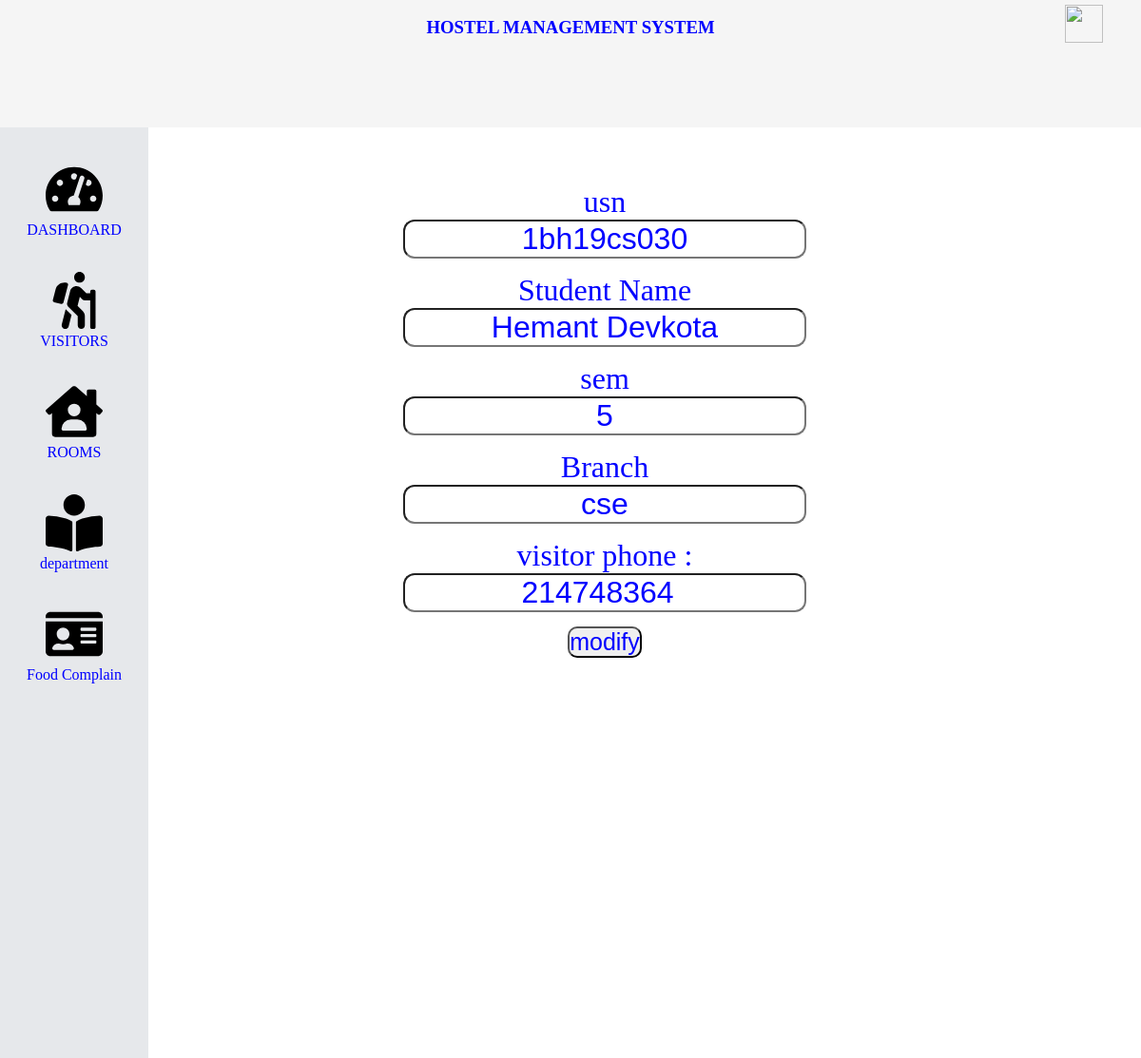
/dashboardedit.php?id=1bh19cs030, run on the app's committed database.
### tables this page shows
CREATE TABLE `student` (
  `hostelid` varchar(4) DEFAULT NULL,
  `usn` varchar(10) NOT NULL,
  `name` varchar(40) DEFAULT NULL,
  `branch` varchar(3) DEFAULT NULL,
  `sem` varchar(2) DEFAULT NULL,
  `mobileno` int(10) DEFAULT NULL,
  `sex` varchar(1) DEFAULT NULL
);

### dashboardedit.php (the view, shortened to what this page needs)
<?php
include 'dashboard.php';
if (isset($_GET['id'])) {
    $id = $_GET['id'];
    $sql = "select * from student where usn = '$id'";
    $res = mysqli_query($conn, $sql);
    if ($res) {
        $count = mysqli_num_rows($res);
        if ($count == 1) {
            $row = mysqli_fetch_assoc($res);
            $usn = $row['usn'];
            $name = $row['name'];
            $branch = $row['branch'];
            $sem = $row['sem'];
            $phone = $row['mobileno'];
        }
    }
}
?>
<div class="maincontent">
    <div class="modifydiv" style="width:80vw;height:90vh;text-align:center;margin-top:60px">
        <form method="post" action="">
            <label style="font-size: 32px;margin-bottom:15px" class="modifyinput" for="usn">usn</label><br>
            <input style="font-size: 32px;margin-bottom:15px;border-radius:12px;text-align:center;" type="text" name="usn" id="usn" value="<?php echo $usn; ?>"><br>
            <label style=" font-size: 32px;margin-bottom:15px" class="modifyinput" for="sname">Student Name</label><br>
            <input style="font-size: 32px;margin-bottom:15px;border-radius:12px;text-align:center;" type="text" name="sname" id="sname" value="<?php echo $name; ?>"><br>
            <label style="font-size: 32px;margin-bottom:15px" class="modifyinput" for="sem">sem</label><br>
            <input style="font-size: 32px;margin-bottom:15px;border-radius:12px;text-align:center;" type="text" name="sem" id="sem" value="<?php echo $sem; ?>"><br>
            <label style="font-size: 32px;margin-bottom:15px;border-radius:12px" for="branch">Branch</label><br>
            <input style="font-size: 32px;margin-bottom:15px;border-radius:12px;text-align:center;" type="text" name="branch" id="branch" value="<?php echo $branch; ?>"><br>
            <label style="font-size: 32px;margin-bottom:15px;border-radius:12px" for="vphoneno">visitor phone :</label><br>
            <input style="font-size: 32px;margin-bottom:15px;border-radius:12px;text-align:center;" type="number" name="vphoneno" id="vphoneno" value="<?php echo $phone; ?>"><br>
            <button style="font-size: 25px;margin-bottom:15px;border-radius:10px" type="submit" value="submit" name="submit">modify </button>
        </form>
    </div>
    </body>
    </html>

### css/dashboard.css (style rules this page uses)
* { color: blue; margin: 0; padding: 0; }
.maincontent { background-color: white; width: 87%; height: 95vh; }

### dashboard.php (style rules this page uses)
.maincontent { width: 87vw; height: 100%; overflow: scroll; }

### data on the page
student: usn "1bh19cs030", sname "Hemant Devkota", sem "5", branch "cse", vphoneno "214748364"
